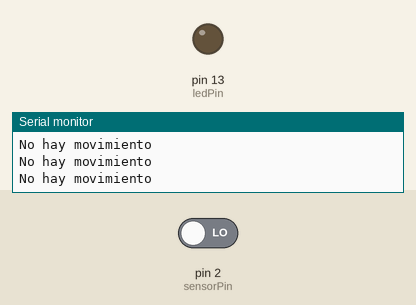
This sketch was run on a simulated Arduino Uno, built with avr-gcc and run on an emulated ATmega328P. Parts: output pins drawn as LEDs (lit = HIGH), the last lines printed to the serial monitor. Inputs (shaded band) come from the test bench; at power-on: pin 2 (sensorPin) LOW.

Above: at 4.8 s.
4.9 s: pin 2 (sensorPin) driven HIGH
At 6.3 s:
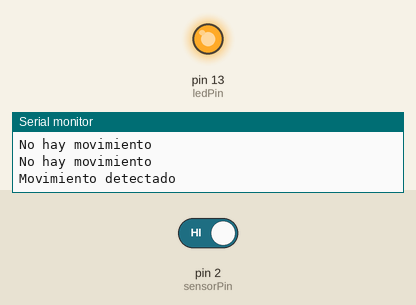
7.6 s: pin 2 (sensorPin) driven LOW
At 9.0 s:
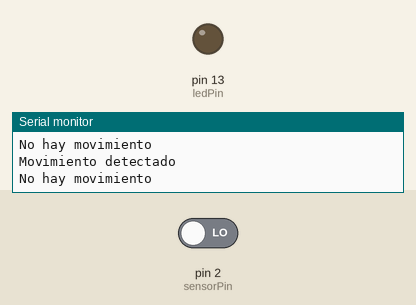
Timing chart, 0 to 10.6 s (numbered marks = the images above; inputs shaded):
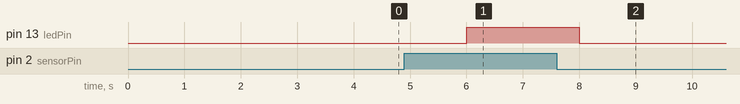

The sketch:

Sensormovimiento.ino
```cpp
int sensorPin = 2; // Se define el pin de entrada del sensor
int ledPin = 13; // Se define el pin de salida del LED

void setup() {
  pinMode(sensorPin, INPUT); // Se configura el pin del sensor como entrada
  pinMode(ledPin, OUTPUT); // Se configura el pin del LED como salida
  Serial.begin(9600); // Se inicia la comunicación serial
}

void loop() {
  int movimiento = digitalRead(sensorPin); // Se lee el valor del sensor

  if (movimiento == HIGH) { // Si el sensor detecta movimiento
    digitalWrite(ledPin, HIGH); // Se enciende el LED
    Serial.println("Movimiento detectado"); // Se imprime en el monitor serial
  } else { // Si el sensor no detecta movimiento
    digitalWrite(ledPin, LOW); // Se apaga el LED
    Serial.println("No hay movimiento"); // Se imprime en el monitor serial
  }
  delay(2000); // Se agrega un pequeño retraso para evitar lecturas erróneas
}
```

Measured:
- after the input at 4.9 s, pin 13 (ledPin): LOW → HIGH after 1.1 s
- after the input at 7.6 s, pin 13 (ledPin): HIGH → LOW after 0.40 s
